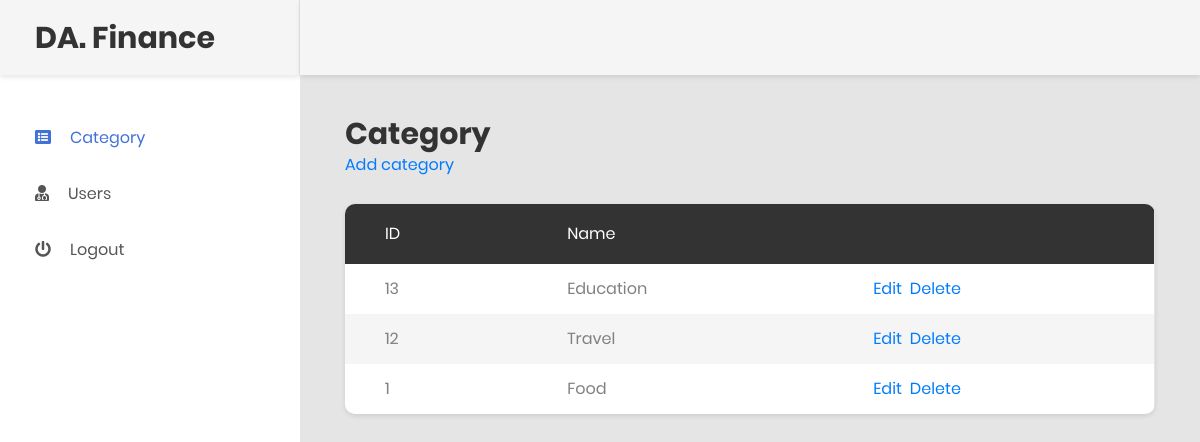
Screenshot of /category.php (signed in) with the database file from the repository.
### tables this page shows
CREATE TABLE `category` (
  `id` int(11) NOT NULL,
  `name` varchar(255) NOT NULL
);

### category.php (the view, shortened to what this page needs)
<?php
   include('header.php');
   $res=mysqli_query($con,"select * from category order by id desc");
   ?>
<?php
   if(mysqli_num_rows($res)>0){
   ?>
<div class="main-content">
   <div class="section__content section__content--p30">
      <div class="container-fluid">
         <div class="row">
            <div class="col-lg-12">
               <h2>Category</h2>
               <a href="manage_category.php">Add category</a>
               <br/><br/>
               <div class="table-responsive table--no-card m-b-30">
                  <table class="table table-borderless table-striped table-earning">
                     <thead>
                        <tr>
                           <th>ID</th>
                           <th>Name</th>
                           <th></th>
                        </tr>
                     <tbody>
                        <?php while($row=mysqli_fetch_assoc($res)){?>
                        <tr>
                           <td><?php echo $row['id'];?></td>
                           <td><?php echo $row['name']?></td>
                           <td>
                              <a href="manage_category.php?id=<?php echo $row['id'];?>">Edit</a>&nbsp;
                              <a href="javascript:void(0)" onclick="delete_confir('<?php echo $row['id'];?>','category.php')">Delete</a>
                           </td>
                        </tr>
                        <?php } ?>
                     </tbody>
                  </table>
                  <?php }
                     else{
                     	echo "No data found";
                     }
                     ?>
               </div>
            </div>
         </div>
      </div>
   </div>
</div>
<?php
   include('footer.php');
   ?>

### rows the page displays
category: id "13", name "Education"
category: id "12", name "Travel"
category: id "1", name "Food"
